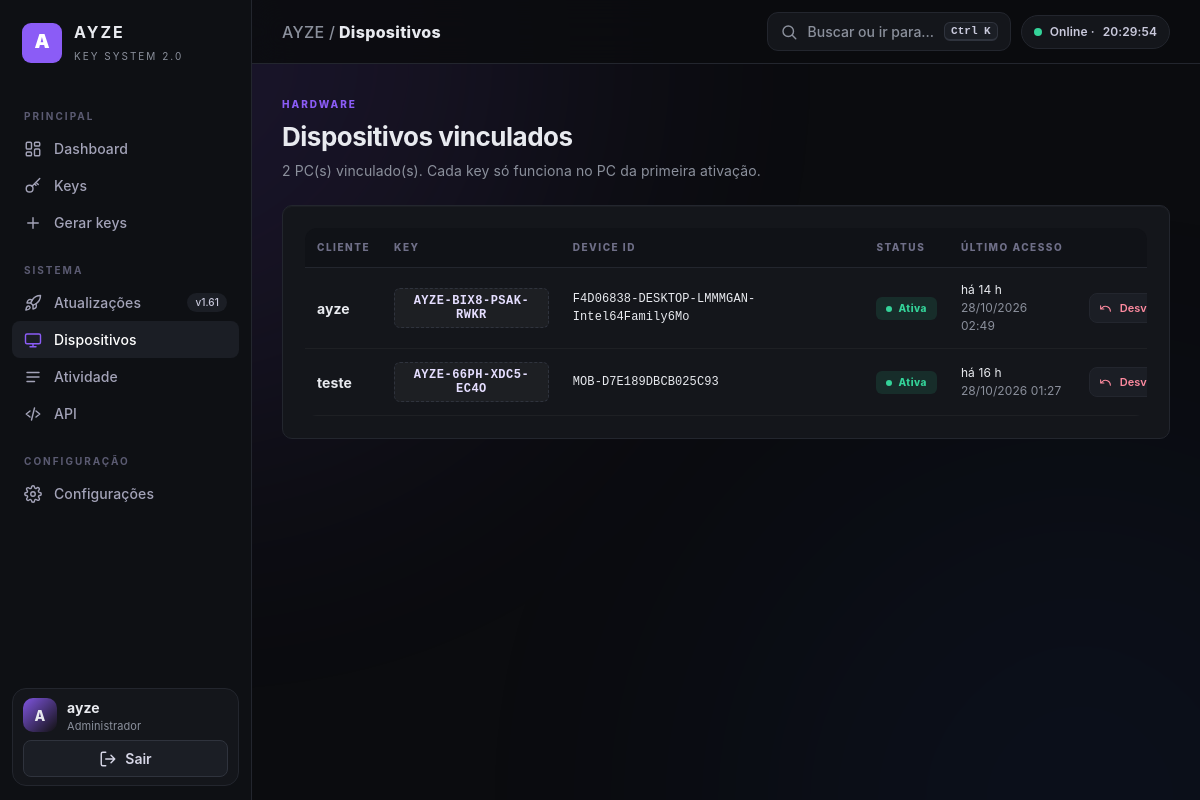
Page /panel/devices (signed in) on the committed database.
### tables this page shows
CREATE TABLE licenses (
                key VARCHAR(80) PRIMARY KEY,
                client_name VARCHAR(80),
                created_at VARCHAR(64) NOT NULL,
                expires_at VARCHAR(64),
                permanent INTEGER NOT NULL DEFAULT 0,
                device_id VARCHAR(255),
                revoked INTEGER NOT NULL DEFAULT 0,
                last_login VARCHAR(64)
            , note VARCHAR(255));

CREATE TABLE release (
                id INTEGER PRIMARY KEY,
                version VARCHAR(32) NOT NULL,
                filename VARCHAR(255),
                sha256 VARCHAR(128),
                force_update INTEGER NOT NULL DEFAULT 1,
                updated_at VARCHAR(64) NOT NULL
            );

### app.py (the view)
@app.get("/panel/devices", response_class=HTMLResponse)
def panel_devices(request: Request):
    require_admin(request)
    items = [i for i in all_licenses() if i.get("device_id")]
    items.sort(key=lambda i: i.get("last_login") or "", reverse=True)
    return render(request, "devices.html", "devices", "Dispositivos", devices=items)

### templates/devices.html (shortened to what this page needs)
{% extends "base.html" %}{% from "_icons.html" import icon %}{% block content %}
<div class="page-head"><div><span class="eyebrow">HARDWARE</span><h1>Dispositivos vinculados</h1><p class="muted" style="margin:0">{{ devices|length }} PC(s) vinculado(s). Cada key só funciona no PC da primeira ativação.</p></div></div>
<section class="card"><div class="table-wrap"><table><thead><tr><th>CLIENTE</th><th>KEY</th><th>DEVICE ID</th><th>STATUS</th><th>ÚLTIMO ACESSO</th><th></th></tr></thead><tbody>
{% for i in devices %}<tr><td><b>{{ i.client_name or 'Cliente' }}</b></td><td><button class="copy-key" onclick="copyText('{{ i.key }}',this)">{{ i.key }}</button></td>
<td class="mono small"><span style="cursor:pointer" onclick="copyText('{{ i.device_id }}')">{{ i.device_id }}</span></td>
<td><span class="status {{ i.status|lower }}">{{ i.status }}</span>{% if i.online %} <span class="dot"></span>{% endif %}</td><td class="small">{{ i.last_login|time_ago if i.last_login else 'Nunca' }}<div class="muted">{{ i.last_login|fmt_dt if i.last_login }}</div></td>
<td><form method="post" action="/panel/key/action" data-confirm="Desvincular este PC?"><button class="mini danger">{{ icon('undo') }}Desvincular</button></form></td></tr>
{% else %}<tr><td colspan="6" class="empty">{{ icon('pc') }}<br>Nenhum dispositivo vinculado ainda.</td></tr>{% endfor %}</tbody></table></div></section>
{% endblock %}

### templates/base.html (shortened to what this page needs)
{% from "_icons.html" import icon %}
<!doctype html>
<html lang="pt-BR">
<head>
<link rel="stylesheet" href="/static/style.css">
</head>
<body class="{{ 'compact' if s.compact == '1' }} {{ 'no-anim' if s.animations != '1' }}">
<div class="app">
  <aside class="sidebar">
    <div class="brand"><div class="logo">{{ s.panel_name[:1] }}</div><div><b>{{ s.panel_name }}</b><small>KEY SYSTEM {{ app_version }}</small></div></div>
    <nav class="nav">
      <div class="nav-label">PRINCIPAL</div>
      <a href="/panel" class="{{ 'on' if active=='dashboard' }}">{{ icon('dash') }}Dashboard</a>
      <a href="/panel/keys" class="{{ 'on' if active=='keys' }}">{{ icon('key') }}Keys</a>
      <a href="/panel/generate" class="{{ 'on' if active=='generate' }}">{{ icon('plus') }}Gerar keys</a>
      <div class="nav-label">SISTEMA</div>
      <a href="/panel/updates" class="{{ 'on' if active=='updates' }}">{{ icon('rocket') }}Atualizações<span class="count">v{{ release.version }}</span></a>
      <a href="/panel/devices" class="{{ 'on' if active=='devices' }}">{{ icon('pc') }}Dispositivos</a>
      <a href="/panel/activity" class="{{ 'on' if active=='activity' }}">{{ icon('log') }}Atividade</a>
      <a href="/panel/api" class="{{ 'on' if active=='api' }}">{{ icon('api') }}API</a>
      <div class="nav-label">CONFIGURAÇÃO</div>
      <a href="/panel/settings" class="{{ 'on' if active=='settings' }}">{{ icon('gear') }}Configurações</a>
    </nav>
    <div class="side-foot">
      <div class="who"><div class="avatar">{{ admin_name[:1]|upper }}</div><div><b>{{ admin_name }}</b><small>Administrador</small></div></div>
      <form method="post" action="/logout" id="logoutForm"><button class="ghost" style="width:100%">{{ icon('out') }}Sair</button></form>
    </div>
  </aside>
  <div class="main">
    <header class="topbar">
      <div class="crumb"><span>{{ s.panel_name }} /</span> {{ title }}</div>
      <div class="top-right">
        <button class="cmd-btn" type="button" data-cmdk>{{ icon('search') }}<span>Buscar ou ir para…</span><kbd class="kbd">Ctrl K</kbd></button>
        <span class="chip hide-m"><span class="dot"></span>Online · <span id="clock">--:--:--</span></span>
      </div>
    </header>
    <div class="wrap">
      {% block content %}{% endblock %}</div>
  </div>
</div>
</body>
</html>

### templates/_icons.html (shortened to what this page needs)
{% macro icon(n) %}<svg class="i" viewBox="0 0 24 24">{{ P[n]|safe }}</svg>{% endmacro %}

### rows in the picture
licenses: panel_name "AYZE", client_name "ayze", key "AYZE-BIX8-PSAK-RWKR", device_id "F4D06838-DESKTOP-LMMMGAN-Intel64Family6Mo", status "Ativa", last_login "há 14 h", last_login|fmt_dt "28/10/2026 02:49"
release: version "1.61"
licenses: client_name "teste", key "AYZE-66PH-XDC5-EC4O", device_id "MOB-D7E189DBCB025C93", status "Ativa", last_login "há 16 h", last_login|fmt_dt "28/10/2026 01:27"

### other values in the picture
{{ s.panel_name[:1] }} "A"
{{ app_version }} "2.0"
{{ admin_name[:1]|upper }} "A"
{{ title }} "Dispositivos"
{{ devices|length }} "2"
